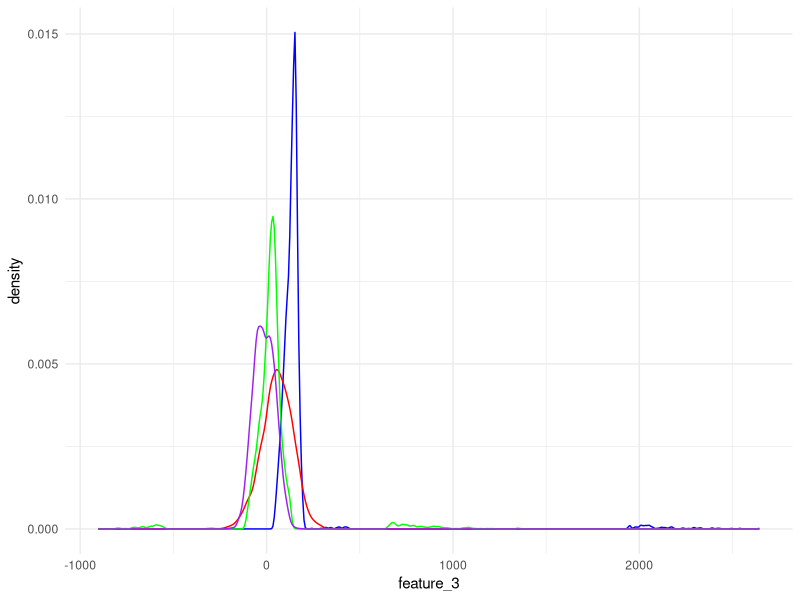
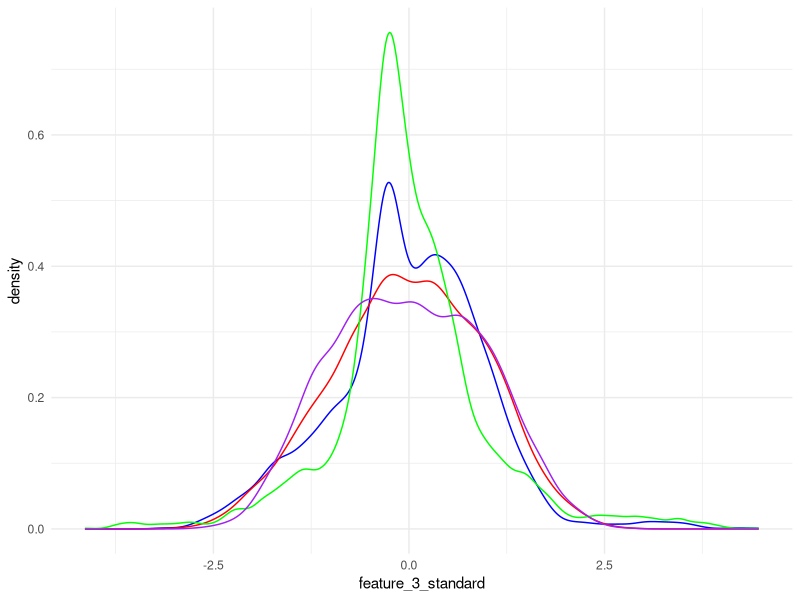
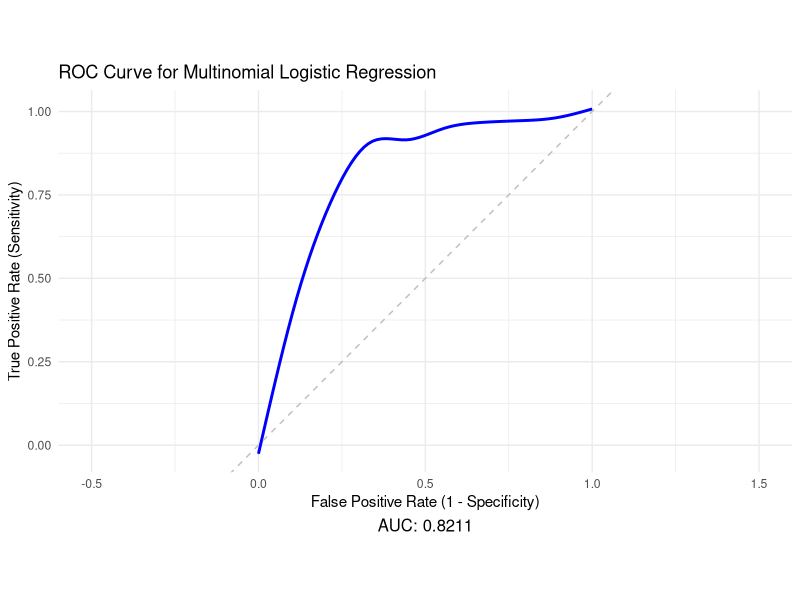
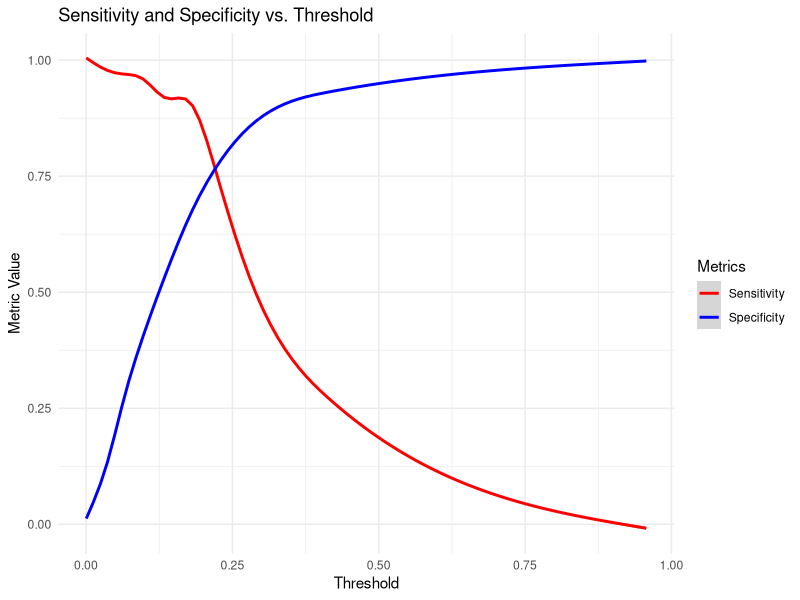
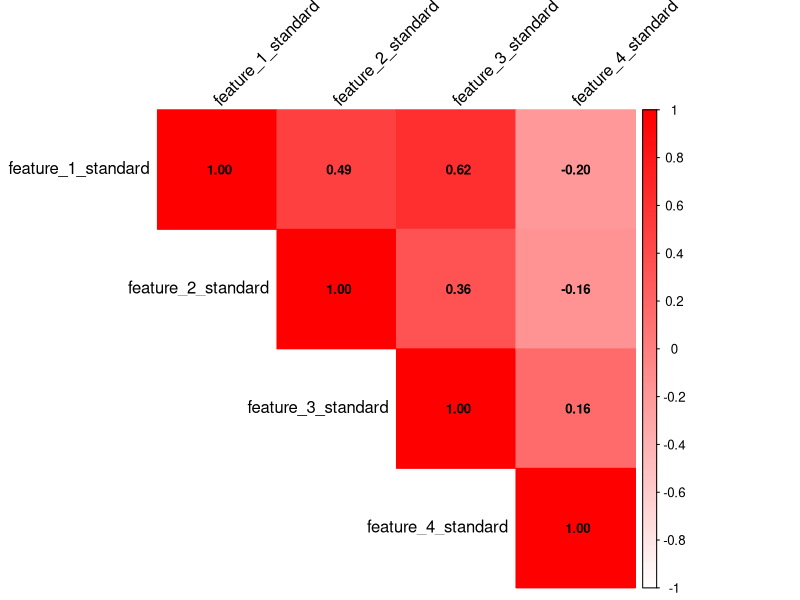
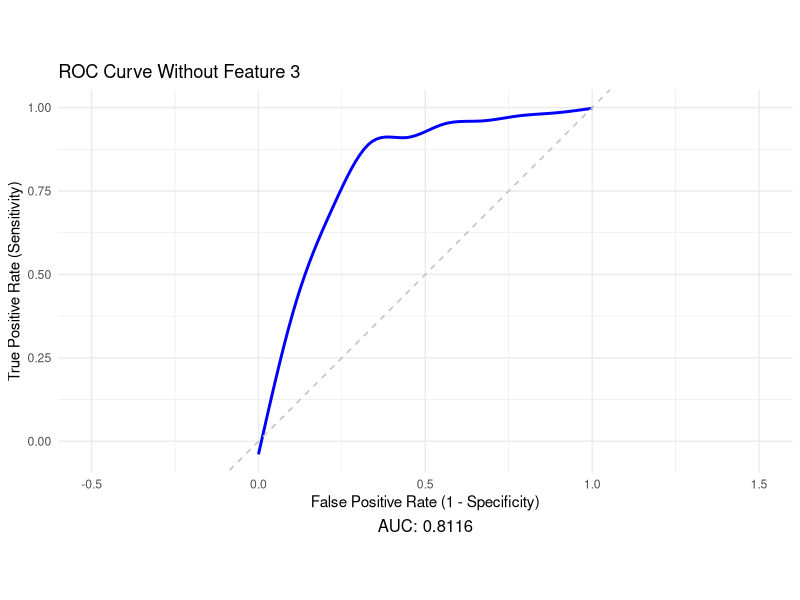
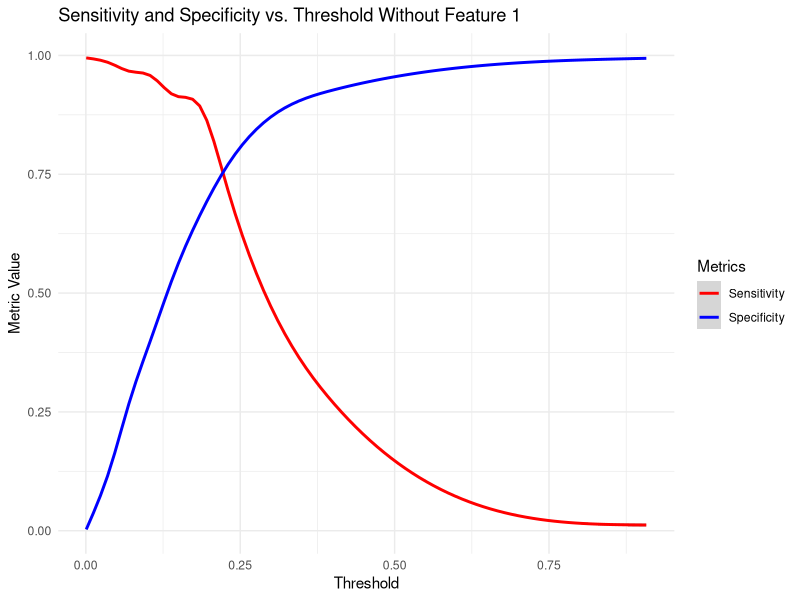
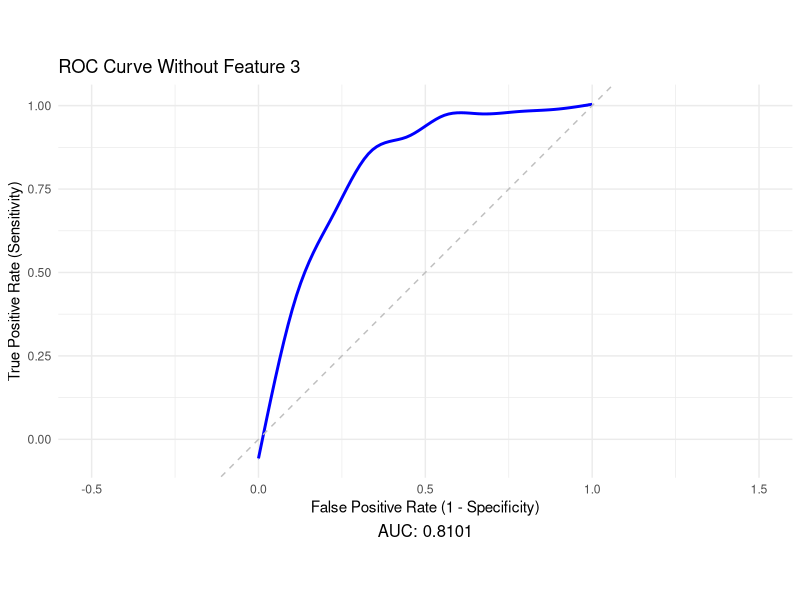

Generate these figures, in order, with R:
## ---- chunk 1
knitr::opts_chunk$set(
  message = FALSE,
  warning = FALSE,
  fig.align = "center",
  fig.width = 8,   
  fig.height = 6, 
  dpi = 300,     
  dev = "png",
  out.width = "70%",
  out.height = "70%"
)

knitr::knit_hooks$set(plot = function(x, options) {
  paste0('<div style="text-align:center;">\n',
         '<img src="', x, '" style="max-width:70%;">\n',
         '</div>\n')
})
## ---- chunk 2
setwd("~/Desktop/DS_DA_Projects/Delinquency")
train <- read.csv(file="FITB_train.csv",header=TRUE)
test <- read.csv(file="FITB_test.csv",header=TRUE)
## ---- chunk 3
library(ggplot2)
ggplot() + geom_density(data=train, aes(x=feature_3), color="blue") +
           geom_density(data=train, aes(x=feature_2), color="red") +
           geom_density(data=train, aes(x=feature_1), color="green") +
           geom_density(data=train, aes(x=feature_4), color="purple") +
           theme_minimal()
## ---- chunk 4
library(dplyr)
train$key <- row.names(train)
feature_3_winsor <- data.frame(feature_3 = train$feature_3, key = row.names(train))
feature_3_winsor_clean <- na.omit(feature_3_winsor)

feature_3_winsor_clean <- feature_3_winsor_clean %>%
  mutate(z_score = (feature_3 - mean(feature_3)) / sd(feature_3),percentile = ecdf(feature_3)(feature_3) * 100)

feature_3_winsor_df <- feature_3_winsor_clean[!(feature_3_winsor_clean[, 4] < 1 | feature_3_winsor_clean[, 4] > 99), ]

non_matching_keys <- anti_join(train, feature_3_winsor_df, by = "key")$key

train <- train %>% mutate(feature_3 = ifelse(key %in% non_matching_keys, NA, feature_3))

colnames(train)[3] <- "feature_3_winsor"
## ---- chunk 5
train[is.na(train[,3]),3] <- median(feature_3_winsor_clean$feature_3)

colnames(train)[3] <- "feature_3_impute"

test[is.na(test[,3]),3] <- median(feature_3_winsor_clean$feature_3)
colnames(test)[3] <- "feature_3_impute"
## ---- chunk 6
train$date <- format(as.Date(train$date, format = "%Y-%m-%d"), "%Y")

train <- train %>%
  arrange(id, date) %>% # Sort by id and date
  group_by(id) %>%
  mutate(feature_2 = ifelse(is.na(feature_2),
                            lead(feature_2, order_by = date), # Try next year
                            feature_2)) %>%
  mutate(feature_2 = ifelse(is.na(feature_2),
                            lag(feature_2, order_by = date), # Try previous year
                            feature_2))

colnames(train)[2] <- "feature_2_impute"


test <- test %>%
  arrange(id, date) %>% 
  group_by(id) %>%
  mutate(feature_2 = ifelse(is.na(feature_2),
                            lead(feature_2, order_by = date), # Try next year
                            feature_2)) %>%
  mutate(feature_2 = ifelse(is.na(feature_2),
                            lag(feature_2, order_by = date), # Try previous year
                            feature_2))

colnames(test)[2] <- "feature_2_impute"

train <- na.omit(train)
test <- na.omit(test)
## ---- chunk 7
library(dplyr)
train <- train %>%
  mutate(across(c(feature_1, feature_2_impute, feature_3_impute, feature_4), 
                ~ (.x - mean(.x, na.rm = TRUE)) / sd(.x, na.rm = TRUE)))

colnames(train) <- c("feature_1_standard","feature_2_standard","feature_3_standard","feature_4_standard","id","date","y","key")

test <- test %>%
  mutate(across(c(feature_1, feature_2_impute, feature_3_impute, feature_4), 
                ~ (.x - mean(.x, na.rm = TRUE)) / sd(.x, na.rm = TRUE)))

colnames(test) <- c("feature_1_standard","feature_2_standard","feature_3_standard","feature_4_standard","id","date","y")

ggplot() + geom_density(data=train, aes(x=feature_3_standard), color="blue") +
           geom_density(data=train, aes(x=feature_2_standard), color="red") +
           geom_density(data=train, aes(x=feature_1_standard), color="green") +
           geom_density(data=train, aes(x=feature_4_standard), color="purple") +
           theme_minimal()
## ---- chunk 8
library(nnet)
train$y <- as.numeric(as.character(factor(train$y, levels = c("90+DPD", "active"), labels = c(1, 0))))
#This is necessary so that the delinquent value is recognized as the positive outcome.
delinquency_model <- multinom(y ~ feature_1_standard + feature_2_standard + feature_3_standard + feature_4_standard, 
                              data=train,family=binomial())
summary(delinquency_model)
## ---- chunk 9
    library(pROC)
    test$predicted_y <- predict(delinquency_model, newdata = test, type = "class")
    test$y_numeric <- as.numeric(as.character(factor(test$y, levels = c("90+DPD", "active"), labels = c(1, 0))))
    test$Probability <- predict(delinquency_model, newdata = test, type = "probs")
    options(digits = 4)
    
    roc_curve <- roc(response = test$y_numeric, predictor = test$Probability)

    roc_metrics <- coords(roc_curve, x = "all", ret = c("threshold", "sensitivity", "specificity"))
    (head(roc_metrics,5))

    auc_value <- auc(roc_curve) 
    optimal_threshold <- roc_metrics$threshold[which.min(abs(roc_metrics$sensitivity - roc_metrics$specificity))]
    
    roc_metrics$threshold <- as.numeric(roc_metrics$threshold)
    
roc_data <- data.frame(
  TPR = rev(roc_curve$sensitivities),  
  FPR = rev(1 - roc_curve$specificities)  
)

auc_value <- auc(roc_curve)

ggplot(roc_data, aes(x = FPR, y = TPR)) +
  geom_smooth(color = "blue", size = 1) +
  geom_abline(linetype = "dashed", color = "gray") +
  labs(
    title = "ROC Curve for Multinomial Logistic Regression",
    x = "False Positive Rate (1 - Specificity)",
    y = "True Positive Rate (Sensitivity)",
    caption = paste("AUC:", round(auc_value, 4))
  ) +
  coord_fixed() +  # Maintain proportional scales
  xlim(-0.5, 1.5) +  # Expand x-axis
  theme_minimal() +
  theme(plot.caption = element_text(hjust = 0.5, size = 12))

## ---- chunk 10
ggplot(roc_metrics, aes(x = threshold)) +
    geom_smooth(aes(y = sensitivity, color = "Sensitivity")) +
    geom_smooth(aes(y = specificity, color = "Specificity")) +
    labs(title = "Sensitivity and Specificity vs. Threshold",
    x = "Threshold", y = "Metric Value") +
    scale_color_manual(name = "Metrics", values = c("Sensitivity" = "red", "Specificity" = "blue")) +
    theme_minimal()
## ---- chunk 11
test$predicted_class <- ifelse(test$Probability >= roc_metrics$threshold[which.min(abs(roc_metrics$sensitivity - roc_metrics$specificity))], 1, 0)

library(caret)
conf_matrix <- confusionMatrix(
  factor(test$predicted_class, levels = c(0, 1)),
  factor(test$y_numeric, levels = c(0, 1)))

confusion_table <- as.data.frame.matrix(conf_matrix$table)
rownames(confusion_table) <- c("Actual: Non-delinquent", "Actual: Delinquent")
colnames(confusion_table) <- c("Predicted: Non-delinquent", "Predicted: Delinquent")

print("Confusion Matrix:")
print(confusion_table)

true_positives <- confusion_table[2, 2]  
false_positives <- confusion_table[1, 2] 
true_negatives <- confusion_table[1, 1]  
false_negatives <- confusion_table[2, 1] 
## ---- chunk 12
library(car)
X <- model.matrix(~ feature_1_standard + feature_2_standard + feature_3_standard + feature_4_standard, data=train)
vif_values <- diag(solve(cor(X[, -1]))) 
names(vif_values) <- colnames(X)[-1]    
print(vif_values)
library(corrplot)

cor_matrix <- cor(train[, c("feature_1_standard", "feature_2_standard", "feature_3_standard", "feature_4_standard")])
corrplot(cor_matrix, 
         method = "color",        
         col = colorRampPalette(c("white", "red"))(200),  
         type = "upper",          
         tl.col = "black",        
         tl.srt = 45,             
         addCoef.col = "black",  
         number.cex = 0.8)
## ---- chunk 13
full_model <- glm(y ~ feature_1_standard + feature_2_standard + feature_3_standard + feature_4_standard, data = train, family = binomial())

model_without_feature_1 <- glm(y ~ feature_2_standard + feature_3_standard + feature_4_standard, data = train, family = binomial())

model_without_feature_3 <- glm(y ~ feature_1_standard + feature_2_standard + feature_4_standard, data = train, family = binomial())

anova(model_without_feature_1, full_model, test = "LRT")
anova(model_without_feature_3, full_model, test = "LRT")
## ---- chunk 14
library(pROC)
library(ggplot2)

model_without_feature_1 <- glm(y ~ feature_2_standard + feature_3_standard + feature_4_standard, 
                               data = train, family = binomial())

test_no_feature_1 <- test %>%
  select(-feature_1_standard) 

test_no_feature_1$Probability <- predict(model_without_feature_1, newdata = test_no_feature_1, type = "response")

test_no_feature_1$y_numeric <- as.numeric(as.character(factor(test_no_feature_1$y, 
                                                              levels = c("90+DPD", "active"), 
                                                              labels = c(1, 0))))

roc_curve <- roc(response = test_no_feature_1$y_numeric, 
                 predictor = test_no_feature_1$Probability)

roc_metrics <- coords(roc_curve, x = "all", ret = c("threshold", "sensitivity", "specificity"))


# Extract data for ROC curve
roc_data <- data.frame(
  TPR = rev(roc_curve$sensitivities),  # True Positive Rate (Sensitivity)
  FPR = rev(1 - roc_curve$specificities)  # False Positive Rate (1 - Specificity)
)

# Calculate AUC value
auc_value <- auc(roc_curve)

# Create the ROC curve plot using ggplot2
ggplot(roc_data, aes(x = FPR, y = TPR)) +
  geom_smooth(color = "blue", size = 1) +
  geom_abline(linetype = "dashed", color = "gray") +  # Diagonal line for random chance
  labs(
    title = "ROC Curve Without Feature 3",
    x = "False Positive Rate (1 - Specificity)",
    y = "True Positive Rate (Sensitivity)",
    caption = paste("AUC:", round(auc_value, 4))
  ) +
  coord_fixed() +  # Maintain proportional scales
  xlim(-0.5, 1.5) +  # Expand x-axis for better visualization
  theme_minimal() +
  theme(plot.caption = element_text(hjust = 0.5, size = 12))

roc_metrics_df <- as.data.frame(roc_metrics) 
ggplot(roc_metrics_df, aes(x = threshold)) +
    geom_smooth(aes(y = sensitivity, color = "Sensitivity")) +
    geom_smooth(aes(y = specificity, color = "Specificity")) +
    labs(title = "Sensitivity and Specificity vs. Threshold Without Feature 1",
         x = "Threshold", y = "Metric Value") +
    scale_color_manual(name = "Metrics", values = c("Sensitivity" = "red", "Specificity" = "blue")) +
    theme_minimal()
## ---- chunk 15
library(pROC)
library(ggplot2)

model_without_feature_3 <- glm(y ~ feature_1_standard + feature_2_standard + feature_4_standard, 
                               data = train, family = binomial())

test_no_feature_3 <- test %>%
  select(-feature_3_standard) 

test_no_feature_3$Probability <- predict(model_without_feature_3, newdata = test_no_feature_3, type = "response")

test_no_feature_3$y_numeric <- as.numeric(as.character(factor(test_no_feature_3$y, 
                                                              levels = c("90+DPD", "active"), 
                                                              labels = c(1, 0))))

roc_curve <- roc(response = test_no_feature_3$y_numeric, 
                 predictor = test_no_feature_3$Probability)

roc_metrics <- coords(roc_curve, x = "all", ret = c("threshold", "sensitivity", "specificity"))


# Extract data for ROC curve
roc_data <- data.frame(
  TPR = rev(roc_curve$sensitivities),  # True Positive Rate (Sensitivity)
  FPR = rev(1 - roc_curve$specificities)  # False Positive Rate (1 - Specificity)
)

# Calculate AUC value
auc_value <- auc(roc_curve)

# Create the ROC curve plot using ggplot2
ggplot(roc_data, aes(x = FPR, y = TPR)) +
  geom_smooth(color = "blue", size = 1) +
  geom_abline(linetype = "dashed", color = "gray") +  # Diagonal line for random chance
  labs(
    title = "ROC Curve Without Feature 3",
    x = "False Positive Rate (1 - Specificity)",
    y = "True Positive Rate (Sensitivity)",
    caption = paste("AUC:", round(auc_value, 4))
  ) +
  coord_fixed() +  # Maintain proportional scales
  xlim(-0.5, 1.5) +  # Expand x-axis for better visualization
  theme_minimal() +
  theme(plot.caption = element_text(hjust = 0.5, size = 12))


roc_metrics_df <- as.data.frame(roc_metrics) 
ggplot(roc_metrics_df, aes(x = threshold)) +
    geom_smooth(aes(y = sensitivity, color = "Sensitivity")) +
    geom_smooth(aes(y = specificity, color = "Specificity")) +
    labs(title = "Sensitivity and Specificity vs. Threshold Without Feature 3",
         x = "Threshold", y = "Metric Value") +
    scale_color_manual(name = "Metrics", values = c("Sensitivity" = "red", "Specificity" = "blue")) +
    theme_minimal()

